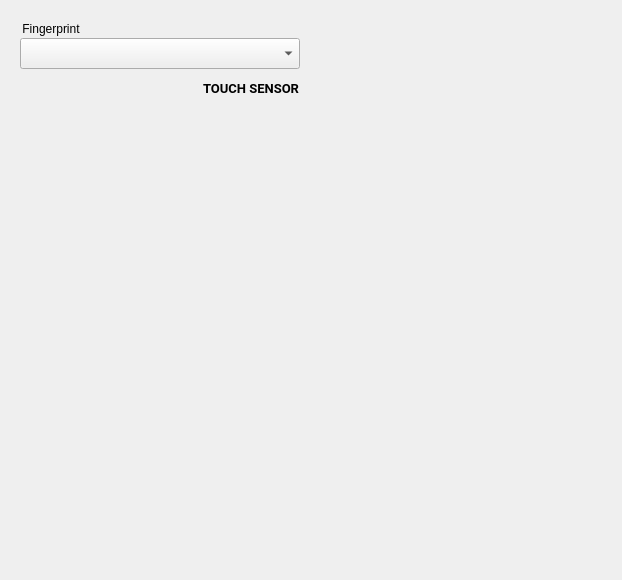
<?xml version="1.0" encoding="UTF-8"?>
<ui version="4.0">
 <class>FingerPage</class>
 <widget class="QWidget" name="FingerPage">
  <property name="geometry">
   <rect>
    <x>0</x>
    <y>0</y>
    <width>622</width>
    <height>580</height>
   </rect>
  </property>
  <property name="windowTitle">
   <string>Form</string>
  </property>
  <widget class="QPushButton" name="finger_touchButton">
   <property name="geometry">
    <rect>
     <x>180</x>
     <y>70</y>
     <width>120</width>
     <height>36</height>
    </rect>
   </property>
   <property name="font">
    <font>
     <family>Roboto</family>
     <pointsize>10</pointsize>
     <weight>75</weight>
     <bold>true</bold>
    </font>
   </property>
   <property name="styleSheet">
    <string notr="true">text-align: right</string>
   </property>
   <property name="text">
    <string>TOUCH SENSOR</string>
   </property>
   <property name="flat">
    <bool>true</bool>
   </property>
   <property name="ColorGroup" stdset="0">
    <string notr="true">Tool</string>
   </property>
  </widget>
  <widget class="QGroupBox" name="finger_IdGroup">
   <property name="geometry">
    <rect>
     <x>20</x>
     <y>20</y>
     <width>111</width>
     <height>21</height>
    </rect>
   </property>
   <property name="styleSheet">
    <string notr="true">border: 0px;</string>
   </property>
   <property name="title">
    <string>Fingerprint</string>
   </property>
   <property name="ColorGroup" stdset="0">
    <string notr="true">Title</string>
   </property>
  </widget>
  <widget class="QComboBox" name="finger_pickBox">
   <property name="geometry">
    <rect>
     <x>20</x>
     <y>38</y>
     <width>280</width>
     <height>31</height>
    </rect>
   </property>
   <property name="font">
    <font>
     <family>Roboto</family>
     <pointsize>10</pointsize>
    </font>
   </property>
   <property name="styleSheet">
    <string notr="true">padding: 3px 3px 3px 3px;</string>
   </property>
   <property name="currentIndex">
    <number>-1</number>
   </property>
   <property name="maxVisibleItems">
    <number>10</number>
   </property>
  </widget>
 </widget>
 <resources/>
 <connections/>
</ui>
